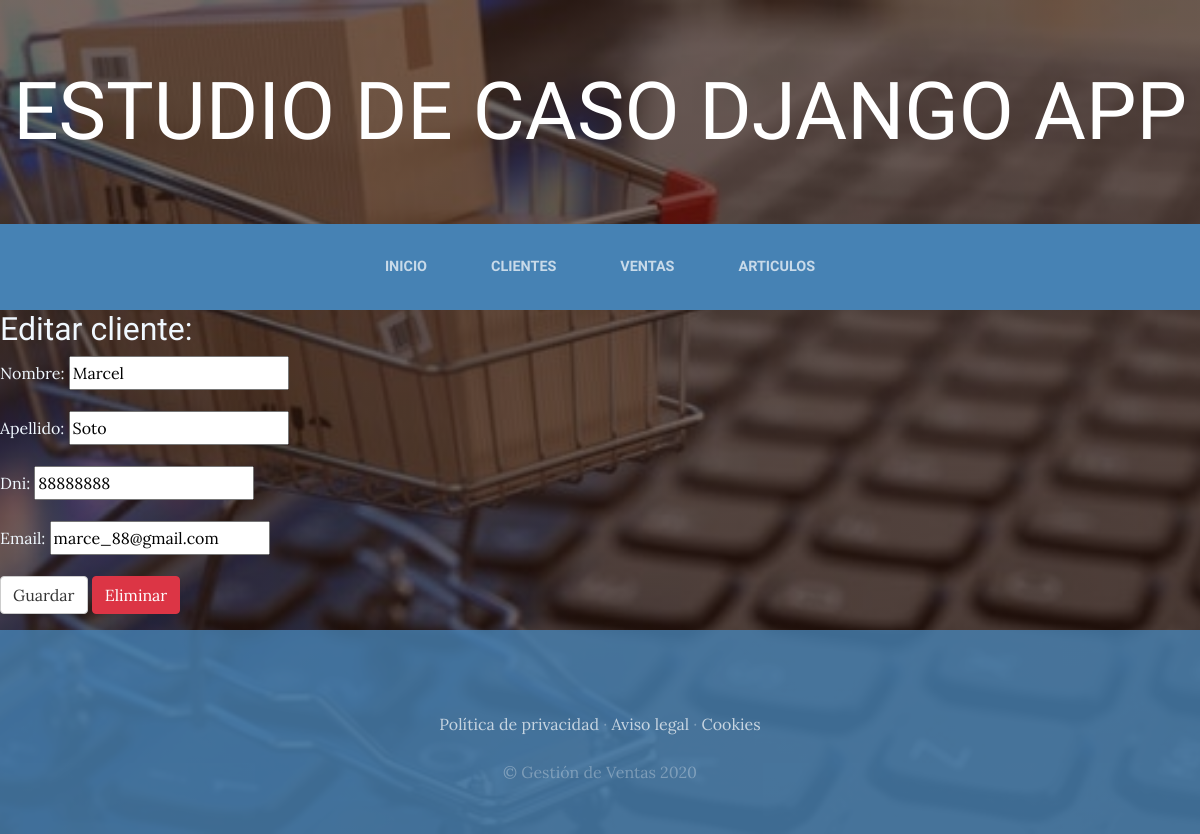
The page /cliente/10 on the database as committed earlier.
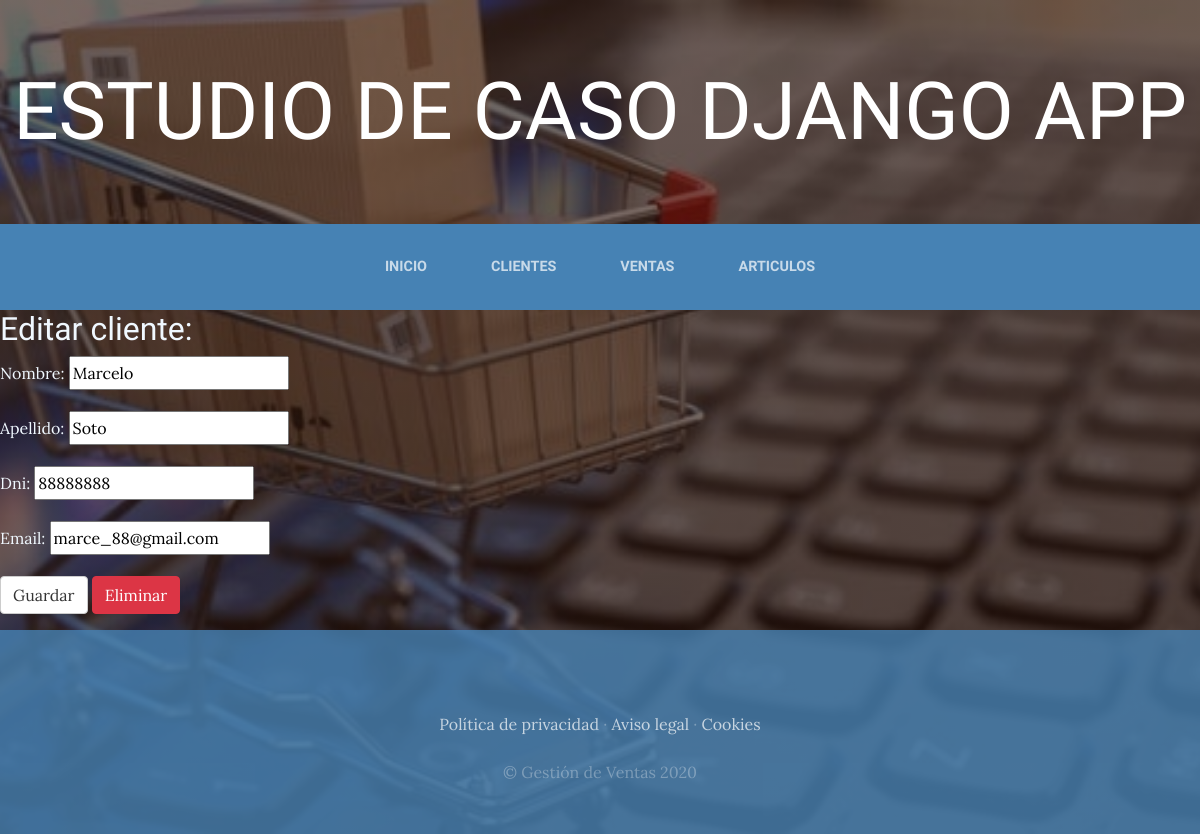
The same page on the database as committed later.
### Gestion/models.py (models this page shows, shortened)
class Clientes(models.Model):
    nombre = models.CharField(max_length=20)
    apellido = models.CharField(max_length=20)
    dni = models.CharField(max_length=8)
    email = models.EmailField()
    class Meta:
        ordering = ["apellido"]

### Gestion/views.py (the view)
# urls.py: path('cliente/<int:pk>', views.Cliente_edit.as_view(), name="cliente_edit"),
class Cliente_edit(UpdateView):
    model = Clientes
    form_class = ClienteForm
    template_name = 'cliente_edit.html'
    success_url = reverse_lazy('clientes')

### Gestion/forms.py
class ClienteForm(forms.ModelForm):
    class Meta:
        model = Clientes
        fields = ('nombre', 'apellido', 'dni', 'email',)

### Gestion/templates/cliente_edit.html
{% extends "cabecera.html" %}
{% block content %}
<h2 style="color:aliceblue">Editar cliente: </h2>
<form method="POST" class="post-form" style="color:aliceblue">{% csrf_token %}
    {{ form.as_p }}
    <button type="submit" class="save btn btn-default">Guardar</button>
    <a class="btn btn-danger" href="{% url 'cliente_delete' object.pk %}">Eliminar</a>
</form>
{% endblock %}

Rows that differ between the two databases and show on the page:
changed Clientes "Soto": nombre "Marcel" → "Marcelo"
